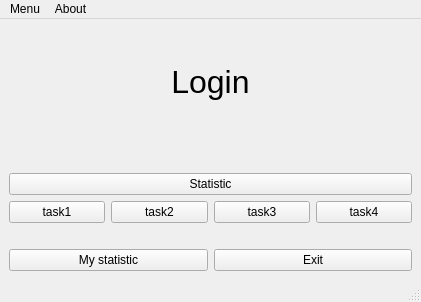
<?xml version="1.0" encoding="UTF-8"?>
<ui version="4.0">
 <class>MainWindow</class>
 <widget class="QMainWindow" name="MainWindow">
  <property name="geometry">
   <rect>
    <x>0</x>
    <y>0</y>
    <width>421</width>
    <height>302</height>
   </rect>
  </property>
  <property name="maximumSize">
   <size>
    <width>500</width>
    <height>350</height>
   </size>
  </property>
  <property name="windowTitle">
   <string>MainWindow</string>
  </property>
  <widget class="QWidget" name="centralwidget">
   <layout class="QHBoxLayout" name="horizontalLayout_2">
    <item>
     <layout class="QVBoxLayout" name="verticalLayout">
      <item>
       <widget class="QLabel" name="label_log">
        <property name="minimumSize">
         <size>
          <width>395</width>
          <height>0</height>
         </size>
        </property>
        <property name="text">
         <string>&lt;html&gt;&lt;head/&gt;&lt;body&gt;&lt;p align=&quot;center&quot;&gt;&lt;span style=&quot; font-size:24pt;&quot;&gt;Login&lt;/span&gt;&lt;/p&gt;&lt;/body&gt;&lt;/html&gt;</string>
        </property>
       </widget>
      </item>
      <item>
       <spacer name="verticalSpacer_2">
        <property name="orientation">
         <enum>Qt::Vertical</enum>
        </property>
        <property name="sizeType">
         <enum>QSizePolicy::Fixed</enum>
        </property>
        <property name="sizeHint" stdset="0">
         <size>
          <width>20</width>
          <height>30</height>
         </size>
        </property>
       </spacer>
      </item>
      <item>
       <widget class="QPushButton" name="pushButton_stat">
        <property name="text">
         <string>Statistic</string>
        </property>
       </widget>
      </item>
      <item>
       <layout class="QGridLayout" name="gridLayout">
        <item row="1" column="0" colspan="2">
         <layout class="QHBoxLayout" name="horizontalLayout">
          <item>
           <widget class="QPushButton" name="pushButton_task1">
            <property name="text">
             <string>task1</string>
            </property>
           </widget>
          </item>
          <item>
           <widget class="QPushButton" name="pushButton_task2">
            <property name="text">
             <string>task2</string>
            </property>
           </widget>
          </item>
          <item>
           <widget class="QPushButton" name="pushButton_task3">
            <property name="text">
             <string>task3</string>
            </property>
           </widget>
          </item>
          <item>
           <widget class="QPushButton" name="pushButton_task4">
            <property name="text">
             <string>task4</string>
            </property>
           </widget>
          </item>
         </layout>
        </item>
        <item row="2" column="0">
         <spacer name="verticalSpacer">
          <property name="orientation">
           <enum>Qt::Vertical</enum>
          </property>
          <property name="sizeType">
           <enum>QSizePolicy::Fixed</enum>
          </property>
          <property name="sizeHint" stdset="0">
           <size>
            <width>50</width>
            <height>20</height>
           </size>
          </property>
         </spacer>
        </item>
        <item row="7" column="1">
         <widget class="QPushButton" name="pushButton_exit">
          <property name="text">
           <string>Exit</string>
          </property>
         </widget>
        </item>
        <item row="7" column="0">
         <widget class="QPushButton" name="pushButton_mystat">
          <property name="text">
           <string>My statistic</string>
          </property>
         </widget>
        </item>
       </layout>
      </item>
     </layout>
    </item>
   </layout>
  </widget>
  <widget class="QMenuBar" name="menubar">
   <property name="geometry">
    <rect>
     <x>0</x>
     <y>0</y>
     <width>421</width>
     <height>22</height>
    </rect>
   </property>
   <widget class="QMenu" name="menuMenu">
    <property name="title">
     <string>Menu</string>
    </property>
    <addaction name="actiontask1"/>
    <addaction name="actiontask2"/>
    <addaction name="actiontask3"/>
    <addaction name="separator"/>
    <addaction name="actionexit"/>
   </widget>
   <widget class="QMenu" name="menuAbout">
    <property name="title">
     <string>About</string>
    </property>
   </widget>
   <addaction name="menuMenu"/>
   <addaction name="menuAbout"/>
  </widget>
  <widget class="QStatusBar" name="statusbar"/>
  <action name="actiontask1">
   <property name="text">
    <string>task1</string>
   </property>
  </action>
  <action name="actiontask2">
   <property name="text">
    <string>task2</string>
   </property>
  </action>
  <action name="actiontask3">
   <property name="text">
    <string>task3</string>
   </property>
  </action>
  <action name="actionexit">
   <property name="text">
    <string>exit</string>
   </property>
  </action>
 </widget>
 <resources/>
 <connections/>
</ui>
